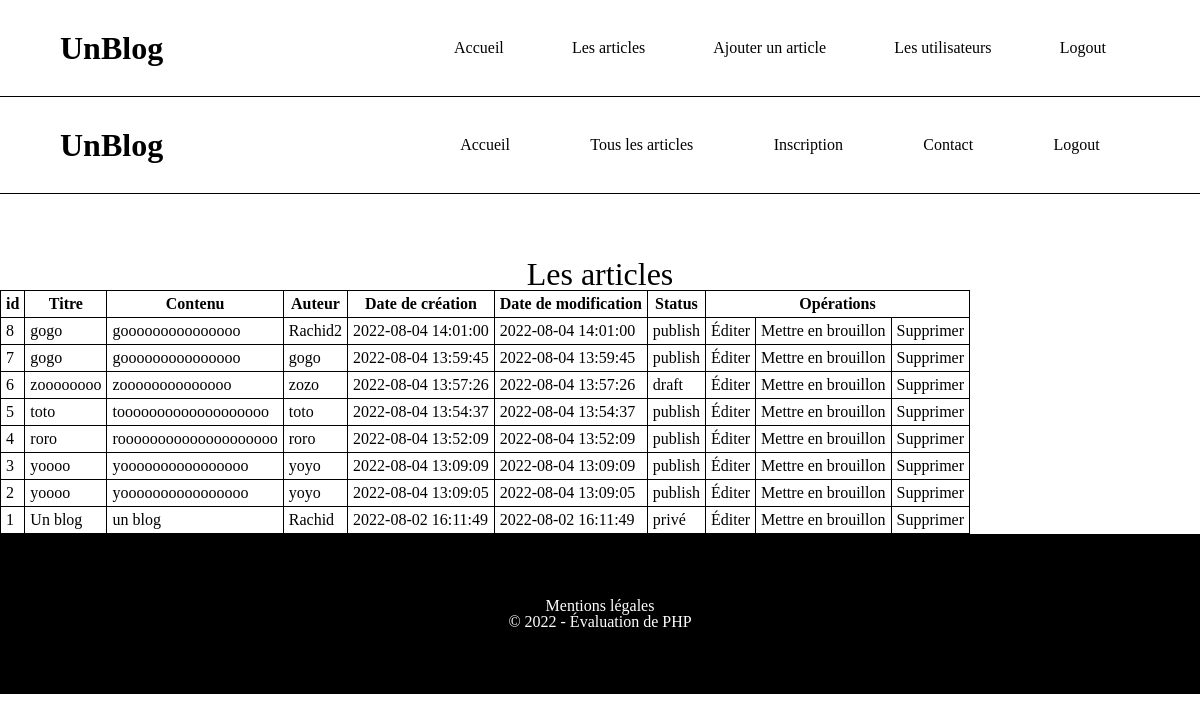
The app's page /index.php?page=articlesAdmin (signed in) with its own data.
### tables this page shows
CREATE TABLE `articles` (
  `id_article` int(11) NOT NULL,
  `titre` varchar(255) NOT NULL,
  `description` varchar(45) NOT NULL,
  `auteur` varchar(255) NOT NULL,
  `created_at` datetime NOT NULL,
  `modified_at` datetime NOT NULL,
  `status` varchar(20) NOT NULL
);

### functions/pdo.php (called while the page is built)
<?php
function pdo() {
    try {
        $pdo = new PDO('mysql:host=localhost;dbname=blog-eval', "root", "root", array(
            PDO::MYSQL_ATTR_INIT_COMMAND => "SET NAMES utf8",
            PDO::ATTR_DEFAULT_FETCH_MODE => PDO::FETCH_ASSOC,
            PDO::ATTR_ERRMODE => PDO::ERRMODE_WARNING
        ));
        return $pdo;
    } catch (PDOException $e) {
        echo 'Erreur de connexion : ' . $e->getMessage();
        return false;
    }
}

### includes/articlesAdmin.inc.php (the view)
<h1>Les articles</h1>
<?php
$sql = "SELECT * FROM articles ORDER BY created_at DESC";
$query = pdo()->prepare($sql);
$query->execute();
$articles = $query->fetchAll();
?>
<table>
    <thead>
        <tr>
            <th>id</th>
            <th>Titre</th>
            <th>Contenu</th>
            <th>Auteur</th>
            <th>Date de création</th>
            <th>Date de modification</th>
            <th>Status</th>
            <th colspan="3">Opérations</th>
        </tr>
    </thead>
    <tbody>
        <?php foreach ($articles as $article) { ?>
            <tr>
                <td><?= $article['id_article']; ?></td>
                <td><?= $article['titre']; ?></td>
                <td><?= $article['description']; ?></td>
                <td><?= $article['auteur']; ?></td>
                <td><?= $article['created_at']; ?></td>
                <td><?= $article['modified_at']; ?></td>
                <td><?= $article['status']; ?></td>
                <td><a href="index.php?page=modifArticle&amp;articleId=<?= $article['id_article'] ?>">Éditer</a></td>
                <td><a href="index.php?page=draftArticle&amp;articleId=<?= $article['id_article'] ?>">Mettre en brouillon</a></td>
                <td><a href="index.php?page=supprimerArticle&amp;articleId=<?= $article['id_article'] ?>">Supprimer</a></td>
            </tr>
        <?php } ?>
    </tbody>
</table>

### assets/css/main.css (style rules this page uses)
h1 { font-size: 2em; margin-top: 2em; text-align: center; }

### assets/css/articlesAdmin.css (style rules this page uses)
table, th, td { border: 1px solid #000; padding: 5px; }
th { font-weight: bold; text-align: center; }

### assets/css/articles.css (style rules this page uses)
:root { --color1: #FAF3E8; --color2: #2C2D45; }

### records on screen
articles: id_article "8", titre "gogo", description "gooooooooooooooo", auteur "Rachid2", created_at "2022-08-04 14:01:00", modified_at "2022-08-04 14:01:00", status "publish"
articles: id_article "7", titre "gogo", description "gooooooooooooooo", auteur "gogo", created_at "2022-08-04 13:59:45", modified_at "2022-08-04 13:59:45", status "publish"
articles: id_article "6", titre "zoooooooo", description "zoooooooooooooo", auteur "zozo", created_at "2022-08-04 13:57:26", modified_at "2022-08-04 13:57:26", status "draft"
articles: id_article "5", titre "toto", description "tooooooooooooooooooo", auteur "toto", created_at "2022-08-04 13:54:37", modified_at "2022-08-04 13:54:37", status "publish"
articles: id_article "4", titre "roro", description "roooooooooooooooooooo", auteur "roro", created_at "2022-08-04 13:52:09", modified_at "2022-08-04 13:52:09", status "publish"
articles: id_article "3", titre "yoooo", description "yoooooooooooooooo", auteur "yoyo", created_at "2022-08-04 13:09:09", modified_at "2022-08-04 13:09:09", status "publish"
articles: id_article "2", titre "yoooo", description "yoooooooooooooooo", auteur "yoyo", created_at "2022-08-04 13:09:05", modified_at "2022-08-04 13:09:05", status "publish"
articles: id_article "1", titre "Un blog", description "un blog", auteur "Rachid", created_at "2022-08-02 16:11:49", modified_at "2022-08-02 16:11:49", status "privé"
